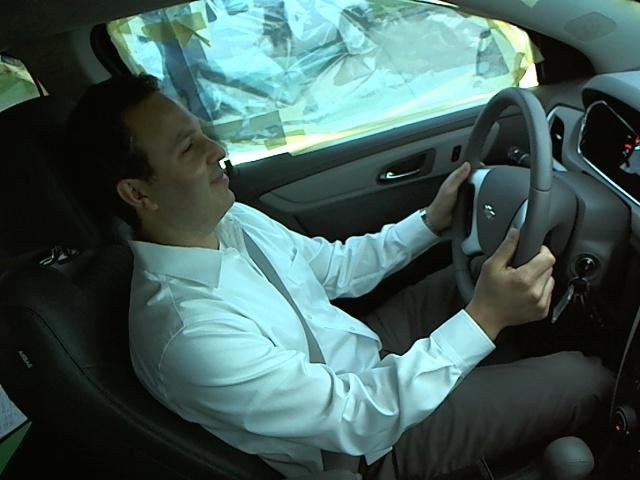
#> input picture Image_Preprosessing/img_Code_data/img_844.jpg, 640 x 480 px, found by its file name
$ jupyter execute --allow-errors Image_Feature_Extraction.ipynb   (shell and % lines are left out)   (older library calls are emulated)
#> lines starting #> are read from the running program, lines starting #| are printed output that depends on the picture
[cell 1]
from google.colab import drive
drive.mount("/content/gdrive")

[cell 2]
import numpy as np
import cv2 as cv
import matplotlib.pyplot as plt
img_train_class0 = cv.imread('/content/gdrive/My Drive/Colab Notebooks/Dataset/Train/C0/img_844.jpg',cv.IMREAD_GRAYSCALE)          # trainImage
#> img_train_class0: shape (480, 640); min 0, max 255, mean 84.1
img_train_class5 = cv.imread('/content/gdrive/My Drive/Colab Notebooks/Dataset/Train/C5/img_735.jpg',cv.IMREAD_GRAYSCALE) # queryImage
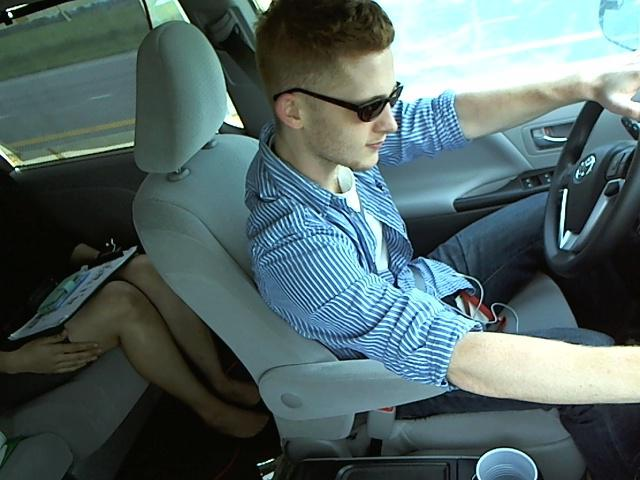
#> input picture Image_Preprosessing/img_Code_data/img_735.jpg, 640 x 480 px, found by its file name
#> img_train_class5: shape (480, 640); min 0, max 255, mean 96.8
img_test_class0 = cv.imread('/content/gdrive/My Drive/Colab Notebooks/Dataset/Train/C0/img_1355.jpg',cv.IMREAD_GRAYSCALE)          # trainImage
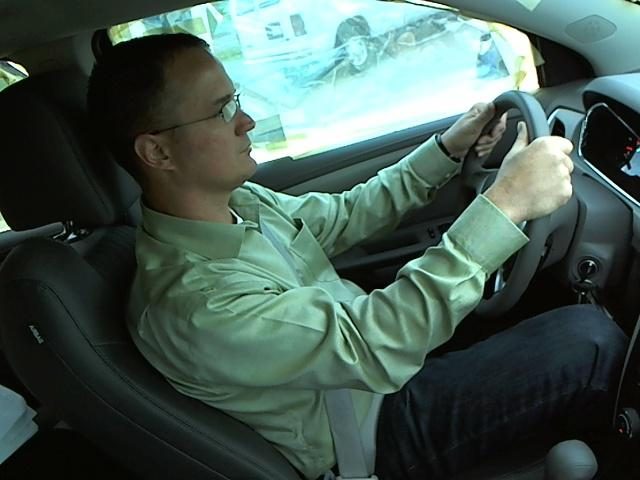
#> input picture Image_Preprosessing/img_Code_data/img_1355.jpg, 640 x 480 px, found by its file name
#> img_test_class0: shape (480, 640); min 0, max 255, mean 83.5
img_test_class5 = cv.imread('/content/gdrive/My Drive/Colab Notebooks/Dataset/Train/C5/img_1395.jpg',cv.IMREAD_GRAYSCALE) # queryImage
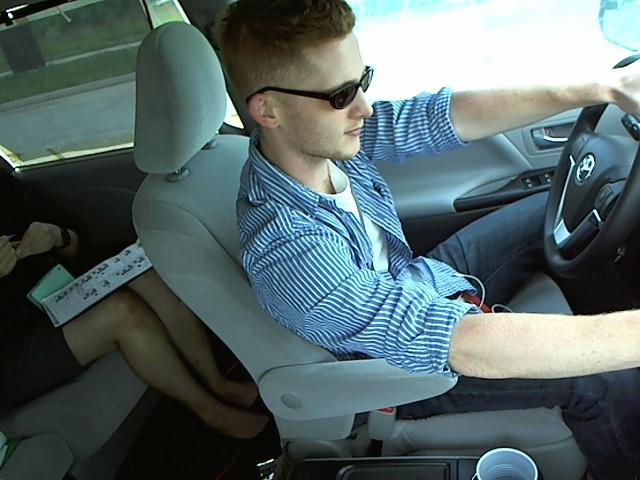
#> input picture Image_Preprosessing/img_Code_data/img_1395.jpg, 640 x 480 px, found by its file name
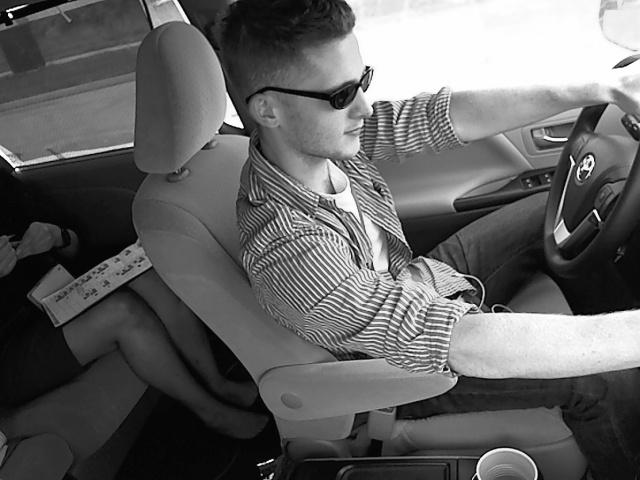
#> img_test_class5: shape (480, 640); min 0, max 255, mean 98.8

SIFT Feature detector

[cell 3]
import cv2
import matplotlib.pyplot as plt


#sift
sift = cv2.xfeatures2d.SIFT_create()

kp_train_c0, des_train_c0 = sift.detectAndCompute(img_train_class0,None)
#> kp_train_c0 = 1248 keypoints; strongest (x, y, size): (223, 166, 3.4), (389, 175, 4.2), (629, 196, 1.8), (619, 188, 2)
kp_train_c5, des_train_c5 = sift.detectAndCompute(img_train_class5,None) # selected
#> kp_train_c5 = 1566 keypoints; strongest (x, y, size): (10, 15, 3), (259, 464, 2), (565, 191, 2.8), (17, 169, 2.2)
kp_test_c0, des_test_c0 = sift.detectAndCompute(img_test_class0,None)
#> kp_test_c0 = 1214 keypoints; strongest (x, y, size): (558, 129, 10.1), (137, 29, 13.7), (580, 154, 2.1), (240, 220, 3.4)
kp_test_c5, des_test_c5 = sift.detectAndCompute(img_test_class5,None) # selected
#> kp_test_c5 = 1523 keypoints; strongest (x, y, size): (10, 16, 2.9), (259, 464, 2), (595, 211, 2.6), (599, 219, 2)

#feature matching
bf = cv2.BFMatcher(cv2.NORM_L1)

# Match descriptors.
matches_C0_C0 = bf.match(des_train_c0,des_test_c0)
#> matches_C0_C0 = 1248 matches
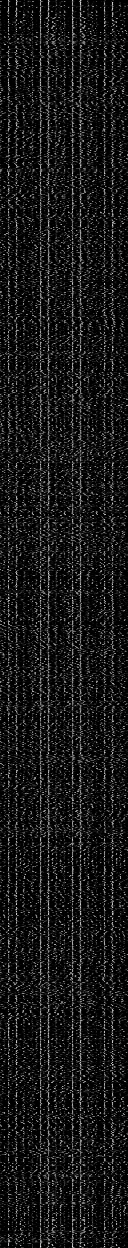
#> des_train_c0: shape (1248, 128) float32; min 0, max 225, mean 23.7
matches_C0_C5 = bf.match(des_train_c0,des_test_c5)
#> matches_C0_C5 = 1248 matches
matches_C5_C5 = bf.match(des_train_c5,des_test_c5) # selected
#> matches_C5_C5 = 1566 matches
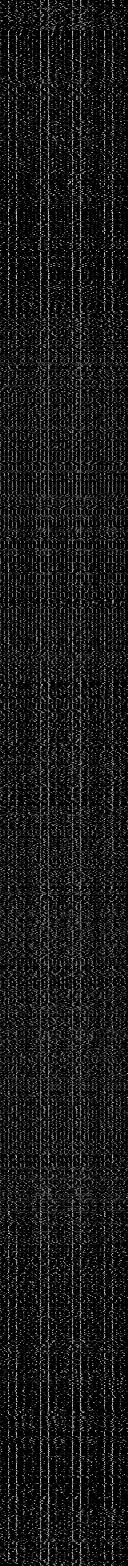
#> des_train_c5: shape (1566, 128) float32; min 0, max 220, mean 25.4
matches_C5_C0 = bf.match(des_train_c5,des_test_c0)
#> matches_C5_C0 = 1566 matches

# Sort them in the order of their distance.
matches = sorted(matches_C5_C5, key = lambda x:x.distance)
#> matches = 1566 matches

# Draw matches
img3 = cv.drawMatches(img_train_class5,kp_train_c5,img_test_class5,kp_test_c5,matches[: : -1],None,flags=cv.DrawMatchesFlags_NOT_DRAW_SINGLE_POINTS)
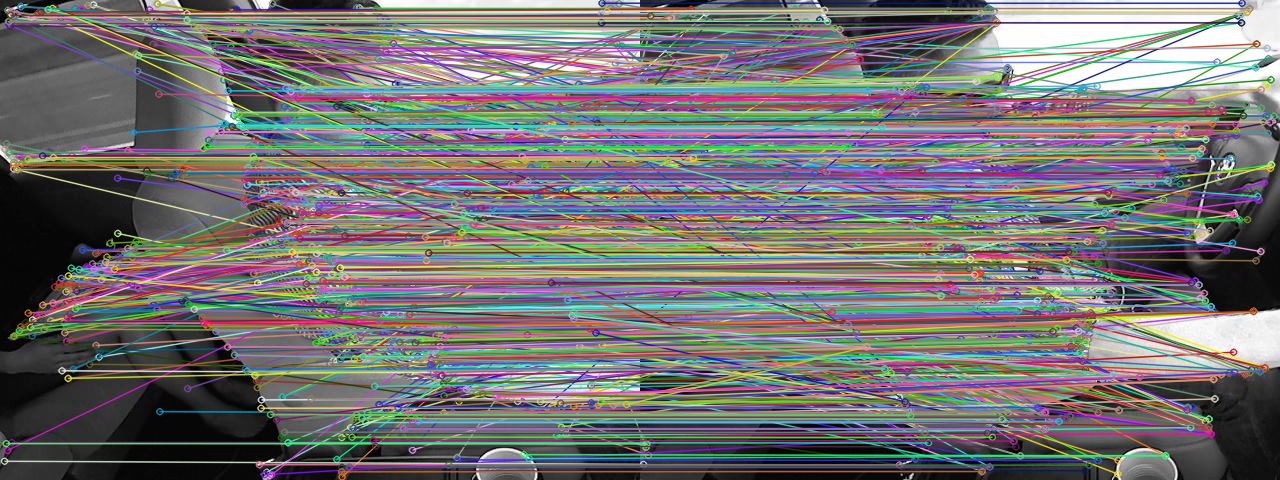
#> img3: shape (480, 1280, 3); mean of channels 0, 1, 2 114.3, 114.4, 115.6; drawn as B, G, R
plt.imshow(img3),plt.show()

[cell 4]
print(len(matches[: : -1]))
#| 1566

Using David Lowe’s ratio test to find the long matches

[cell 5]
matches = bf.knnMatch (des_train_c5, des_test_c5,k=2)
good_matches = []

for m1, m2 in matches:
  if m1.distance < 0.6*m2.distance:
    good_matches.append([m1])
#> after the loop, good_matches = 282 matches
print(len(good_matches))
#| 282

SURF

[cell 6]
import cv2
import matplotlib.pyplot as plt


#sift
#> (the rest of this cell did not finish here and is left out)

[cell 7]
print(len(matches[: : -1]))
#| 1566

Using David Lowe’s ratio test to find the long matches

[cell 8]
matches = bf.knnMatch (des_train_c5, des_test_c5,k=2)
good_matches = []

for m1, m2 in matches:
  if m1.distance < 0.6*m2.distance:
    good_matches.append([m1])
print(len(good_matches))
#| 282

Canny Edge detection

[cell 9]
t_lower = 50
t_upper = 150

edge = cv2.Canny(img_train_class5, t_lower, t_upper)
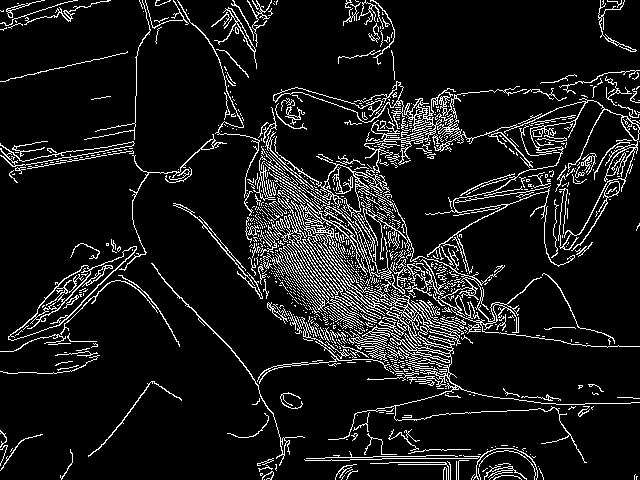
#> edge: shape (480, 640); 9.8% white in thin lines or dots


plt.imshow(edge)

cv2.waitKey(0)
cv2.destroyAllWindows()

Histogram of oriented gradients

[cell 10]
import numpy as np
from skimage import feature
import matplotlib.pyplot as plt

from skimage.feature import hog
from skimage import data, exposure, data_dir

import os
from skimage import io


fd, hog_image = hog(img_train_class5, orientations=8, pixels_per_cell=(16, 16),
                    cells_per_block=(1, 1), visualize=True, multichannel=False)
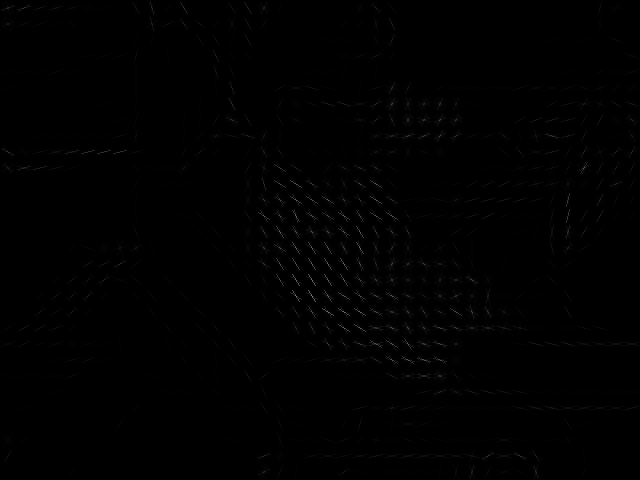
#> hog_image: shape (480, 640) float64; min 0, max 125.3, mean 1
#> fd = 9600 values, max 1 at index 4824, min 0 at index 203, mean 0.306

fig, (ax1, ax2) = plt.subplots(1, 2, figsize=(12, 6), sharex=True, sharey=True)

ax1.axis('off')
ax1.imshow(img_train_class5, cmap=plt.cm.gray)
ax1.set_title('Input image')

# Rescale histogram for better display
hog_image_rescaled = exposure.rescale_intensity(hog_image, in_range=(0, 10))
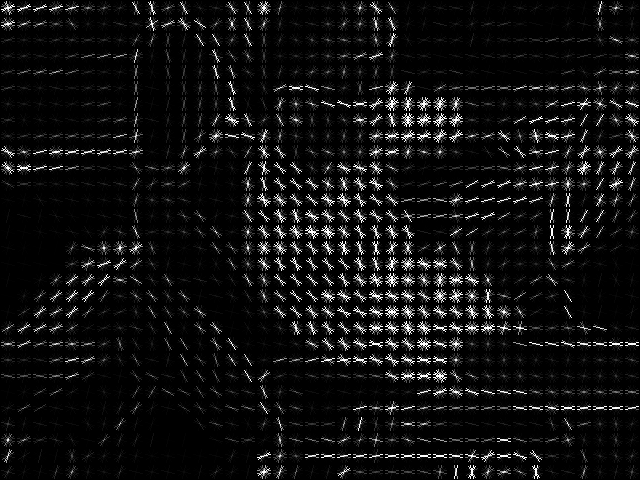
#> hog_image_rescaled: shape (480, 640) float64; min 0, max 1, mean 0.0656

ax2.axis('off')
ax2.imshow(hog_image_rescaled, cmap=plt.cm.gray)
ax2.set_title('Histogram of Oriented Gradients')
plt.show()


print("\n\nFeature vector shape:",fd.shape)
#| Feature vector shape: (9600,)

[cell 11]
import cv2
import numpy as np

image = cv2.imread('dataset/image.jpg')

#> (a cell that did not finish here is left out)

[cell 13]
t_lower = 50
t_upper = 150


cv2.imshow('Harrison Corner detection', image)

cv2.waitKey(0)
cv2.destroyAllWindows()

[cell 14]
image = cv2.imread('image.jpg')

orb = cv2.ORB_create()

kp = orb.detect(image,None)
#> kp = ()

kp, des = orb.compute(image, kp)

#> (the rest of this cell did not finish here and is left out)
